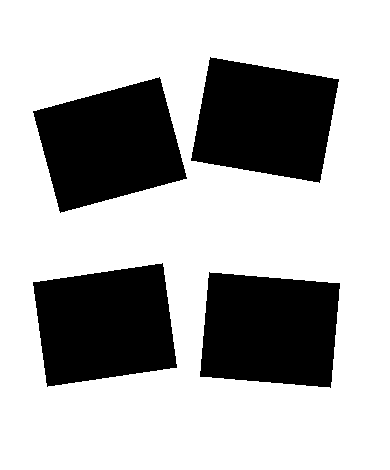
#> input picture images/test.png, 390 x 470 px
$ jupyter execute A_contrario_case.ipynb   (older library calls are emulated)
#> lines starting #> are read from the running program, lines starting #| are printed output that depends on the picture; after the words box and inside, x2 and y2 are one past the last pixel; in counts of white or black regions, pixels touching at a corner belong together
### src/edge_detection.py
import numpy as np
import cv2

HORIZONTAL = 1
VERTICAL = -1

def gaussian_smoothing(image, ksize=5, sigma=1.0):
    smoothed = cv2.GaussianBlur(image, (ksize, ksize), sigma)
    return smoothed

def compute_gradient(image):
    dx = cv2.Sobel(image, cv2.CV_64F, 1, 0, ksize=1)
    dy = cv2.Sobel(image, cv2.CV_64F, 0, 1, ksize=1)
    G = np.abs(dx) + np.abs(dy)
    D = -np.sign(np.abs(dx) - np.abs(dy))
    return G, D


def compute_anchors(G, D, anchor_threshold=8, scan_interval=1):
    h, w = G.shape
    anchors = []
    for y in range(1, h-1, scan_interval):
        for x in range(1, w-1, scan_interval):
            if G[y, x] == 0:
                continue
            if D[y, x] == HORIZONTAL:
                if (
                    G[y, x] - G[y-1, x] >= anchor_threshold and
                    G[y, x] - G[y+1, x] >= anchor_threshold
                ):
                    anchors.append((y, x))

            elif D[y, x] == VERTICAL:
                if (
                    G[y, x] - G[y, x-1] >= anchor_threshold and
                    G[y, x] - G[y, x+1] >= anchor_threshold
                ):
                    anchors.append((y, x))

    return anchors


def edge_drawing(G, D, anchors, grad_threshold=36):
    h, w = G.shape
    visited = np.zeros_like(G, dtype=bool)
    edges = []
    def walk(y, x, step):
        segment = []
        while True:

            if not (1 <= y < h-1 and 1 <= x < w-1):
                break
            if visited[y, x]:
                break

            if G[y, x] < grad_threshold:
                break
            visited[y, x] = True
            segment.append((y, x))

            if D[y, x] == HORIZONTAL:

                candidates = [
                    (y-1, x+step),
                    (y,   x+step),
                    (y+1, x+step)
                ]
            else:
                candidates = [
                    (y+step, x-1),
                    (y+step, x),
                    (y+step, x+1)
                ]

            best = None
            best_grad = 0
            for ny, nx in candidates:
                if visited[ny, nx]:
                    continue
                g = G[ny, nx]
                if g > best_grad:
                    best_grad = g
                    best = (ny, nx)

            if best is None:
                break

            y, x = best
        return segment


    for ay, ax in anchors:
        if visited[ay, ax]:
            continue

        seg1 = walk(ay, ax, +1)
        seg2 = walk(ay, ax, -1)
        segment = list(reversed(seg2)) + seg1
        if len(segment) > 5:
            edges.append(segment)

    return edges

### experiments/A_contrario_case.ipynb
[cell 1]
import numpy as np
import cv2
import matplotlib.pyplot as plt

from edge_detection import *
from line_detection import *
from nfa import validate_lines

path = "../images/test.png"

[cell 2]
img = cv2.imread("../images/test.png",0)
#> img: shape (470, 390); 70% white; 4 black regions, box (x1, y1, x2, y2) and area: (33, 263, 177, 387) 13804, (33, 77, 187, 213) 13780, (200, 272, 340, 388) 13734, (191, 57, 339, 183) 13728

[cell 3]
smooth = gaussian_smoothing(img)
#> in gaussian_smoothing, `smoothed = cv2.GaussianBlur(image, (ksize, ksize), sigma)`:
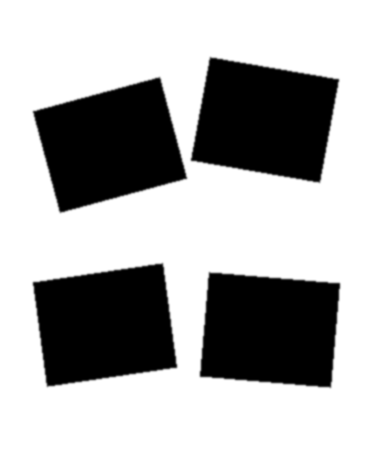
#> smoothed: shape (470, 390); min 0, max 255, mean 178.4

plt.imshow(smooth, cmap="gray")
plt.title("Gaussian smoothing")
plt.axis("off")

[cell 4]
smooth = gaussian_smoothing(img)

G, D = compute_gradient(smooth)
#> in compute_gradient, `dx = cv2.Sobel(image, cv2.CV_64F, 1, 0, ksize=1)`:
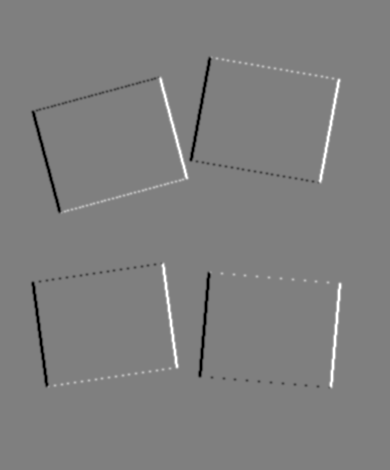
#> dx: shape (470, 390) float64; min -166, max 166, mean 0; drawn with min black and max white
#> in compute_gradient, `dy = cv2.Sobel(image, cv2.CV_64F, 0, 1, ksize=1)`:
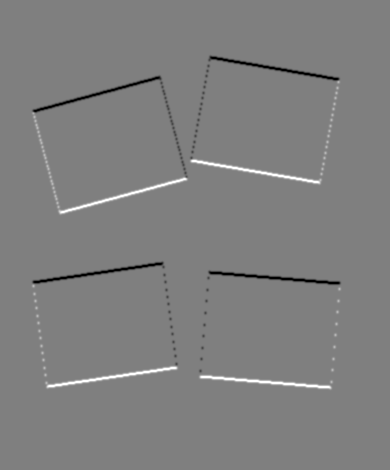
#> dy: shape (470, 390) float64; min -166, max 166, mean 0; drawn with min black and max white
#> in compute_gradient, `G = np.abs(dx) + np.abs(dy)`:
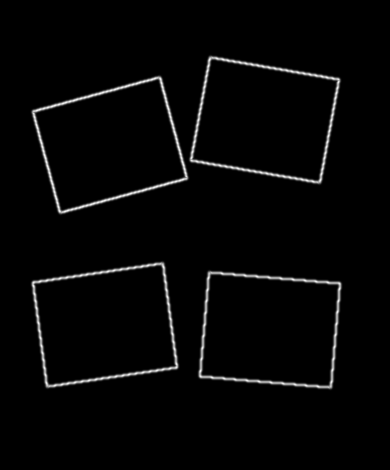
#> G: shape (470, 390) float64; min 0, max 237, mean 6
#> in compute_gradient, `D = -np.sign(np.abs(dx) - np.abs(dy))`:
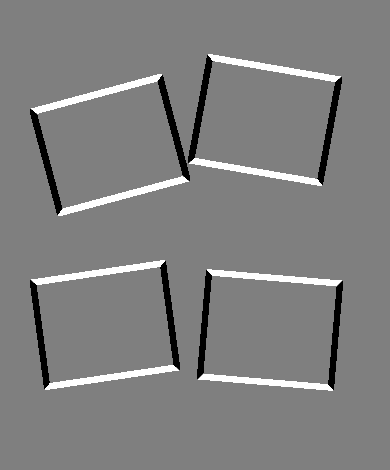
#> D: shape (470, 390) float64; min -1, max 1, mean 0.00748; drawn with min black and max white

plt.imshow(G, cmap="gray")
plt.title("Gradient magnitude")
plt.axis("off")

[cell 5]
anchors = compute_anchors(G, D)
#> anchors = 1170 pairs, first value 57 to 387, second value 33 to 339
anchors_img = np.zeros_like(img)

for y, x in anchors:
    anchors_img[y, x] = 255
#> this loop made 1170 passes
#> (y, x) on passes 1 to 3: (57, 212), (58, 210), (58, 215)
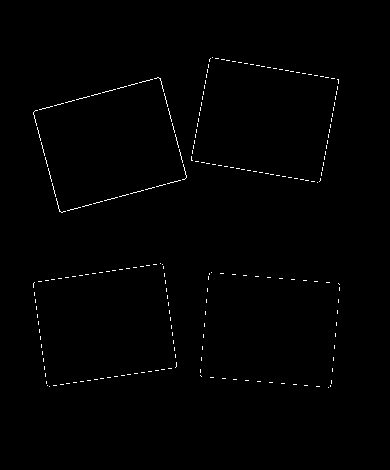
#> anchors_img: shape (470, 390); 0.64% white in thin lines or dots, all inside (x1, y1, x2, y2) = (33, 57, 340, 388)

plt.imshow(anchors_img, cmap="gray")
plt.title("anchors")
plt.axis("off")

[cell 6]
edges = edge_drawing(G, D, anchors)
#> the loop in walk, `while True: ` made 237 passes
#> candidates on pass 1: [(56, 213), (57, 213), (58, 213)]
#> after the loop in walk, `while True:`:
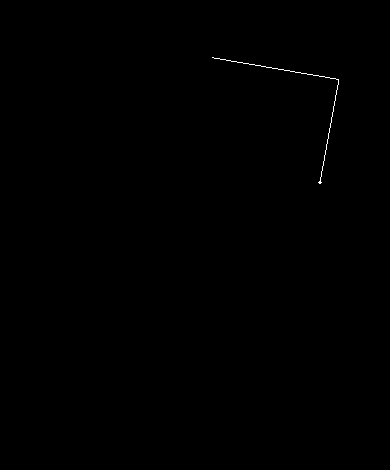
#> visited: shape (470, 390) bool; 0.13% white in thin lines or dots, all inside (x1, y1, x2, y2) = (212, 57, 339, 184)
#> after the loop in walk, `while True:`: segment = 236 pairs, first value 57 to 183, second value 212 to 338
#> in edge_drawing, `seg1 = walk(ay, ax, +1)`: seg1 has the same summary as segment in walk
#> in edge_drawing, `seg2 = walk(ay, ax, -1)`: seg2 = []
edge_img = np.zeros_like(img)

for edge in edges:
    for y,x in edge:
        edge_img[y,x] = 255

[cell 7]
fig, ax = plt.subplots(2,2, figsize=(8,8))

ax[0,0].imshow(img, cmap="gray")
ax[0,0].set_title("(a) image")

ax[0,1].imshow(G, cmap="gray")
ax[0,1].set_title("(b) gradient")

ax[1,0].imshow(anchors_img, cmap="gray")
ax[1,0].set_title("(c) anchors")

ax[1,1].imshow(edge_img, cmap="gray")
ax[1,1].set_title("(d) edge map")

for a in ax.ravel():
    a.axis("off")

plt.tight_layout()
plt.show()

[cell 8]
lines = detect_lines(edges)

[cell 9]
angles = [compute_line_angle(line) for line in lines]

[cell 10]
line_img = np.zeros_like(img)

for line in lines:
    for y, x in line:
        line_img[y, x] = 255

plt.imshow(line_img, cmap="gray")
plt.title("Detected line segments")
plt.axis("off")

[cell 11]
gx_map = cv2.Sobel(img, cv2.CV_64F, 1, 0, ksize=1)
gy_map = cv2.Sobel(img, cv2.CV_64F, 0, 1, ksize=1)

valid_lines = validate_lines(lines, gx_map, gy_map, img.shape, eps=10.0)
print(f"Lignes brutes   : {len(lines)}")
print(f"Lignes valides  : {len(valid_lines)}")

[cell 12]
import matplotlib.pyplot as plt
import matplotlib.patches as mpatches
import numpy as np

def visualize_lines(img, valid_lines, line_color=(0, 255, 0), thickness=2):
    """Dessine les lignes valides sur l'image."""
    vis = cv2.cvtColor(img, cv2.COLOR_GRAY2BGR)

    for seg in valid_lines:
        y0, x0 = seg[0]
        y1, x1 = seg[-1]
        cv2.line(vis, (x0, y0), (x1, y1), line_color, thickness)

    return vis

vis = visualize_lines(img, valid_lines)

plt.figure(figsize=(10, 8))
plt.subplot(1, 2, 1)
plt.imshow(img, cmap='gray')
plt.title(f"Image originale")
plt.axis('off')

plt.subplot(1, 2, 2)
plt.imshow(cv2.cvtColor(vis, cv2.COLOR_BGR2RGB))
plt.title(f"Lignes valides ({len(valid_lines)})")
plt.axis('off')

plt.tight_layout()
plt.show()
